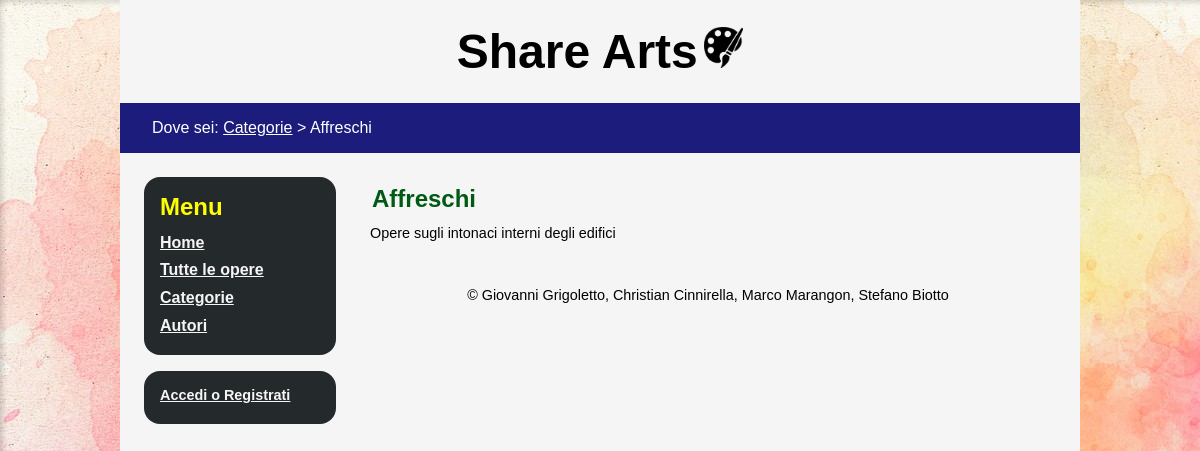
The page /categorie.php?id=5 on the database its author committed.
### tables this page shows
CREATE TABLE categoria (
  id                 INT AUTO_INCREMENT PRIMARY KEY,
  nome_categoria     VARCHAR(200) NOT NULL,
  cat_description    VARCHAR(2000) NOT NULL
  
);

### includes/DB.php (called while the page is built, shortened)
<?php
class DB extends mysqli{
    public function getCategoriaName($id = null)
	{
        $sql = "SELECT nome_categoria, cat_description FROM categoria WHERE id=?";
		$query = $this->prepare($sql);
        $query->bind_param("i", $id);
		$query->execute();
		$result = $query->get_result();
		$cat = $result->fetch_assoc();
		return $cat;
    }
}

### categorie.php (the view, shortened to what this page needs)
<?php
require_once('includes/DB.php');
$db = new DB();
$page_head = file_get_contents('includes/head.html');
$page_body = file_get_contents('includes/body.html');
$page_head = str_replace("<scripts />", "", $page_head);
$login_button = file_get_contents('includes/login_button.html');
$profile_button = file_get_contents('includes/usr_zone_logged.html');
$admin = false;
if (!isset($_GET['id'])) {
    $title = 'Categorie - Share Arts';
    $page_head = str_replace("<titolo />", $title, $page_head);
    $page_head = str_replace("<page_description/>", "Elenco delle categorie di opere presenti nel sito", $page_head);
    $page_head = str_replace("<keywords/>", "arte, opera, selezione, esplorare, categorie", $page_head);
    $page_head = str_replace("<metatitle/>", $title, $page_head);
    $content = file_get_contents('includes/categorie_list.html');
    $counter = 1;
    if(isset($_GET['trova_categoria']) && !empty($_GET['nome']))
    {
            $link = file_get_contents('includes/link.html');
            $link = str_replace("<path />", "categorie.php", $link);
            $link = str_replace("<nome_link />", "Categorie", $link);
            $link = str_replace("<tab />", $counter++, $link);
            $page_body = str_replace("<breadcrumb />", $link . " > Ricerca: " . $_GET['nome'], $page_body);
            $page_body = str_replace("<tab1 />", $counter++, $page_body);
            $page_body = str_replace("<tab2 />", $counter++, $page_body);
            $page_body = str_replace("<tab3 />", $counter++, $page_body);
            $page_body = str_replace("<tab4 />", $counter++, $page_body);
            if(isset($_SESSION['user_id'])) {
                if ($admin) {
                    $admin_button = file_get_contents('includes/usr_zone_admin.html');
                    $admin_button = str_replace("<tab1 />", $counter++, $admin_button);
                    $admin_button = str_replace("<tab2 />", $counter++, $admin_button);
                    $page_body = str_replace("<utente />",  $admin_button, $page_body);
                }
                else {
                    $profile_button = str_replace("<id_aut />", $_SESSION['user_id'], $profile_button);
                    $profile_button = str_replace("<tab1 />", $counter++, $profile_button);
                    $profile_button = str_replace("<tab2 />", $counter++, $profile_button);
                    $page_body = str_replace("<utente />", $profile_button, $page_body);
                }
            }
    else {
    $login_button = str_replace("<tab />", $counter++, $login_button);
    $page_body = str_replace("<utente />",$login_button, $page_body);
    }
    $content = str_replace ("<tab1 />", $counter++, $content);
    $content = str_replace ("<tab2 />", $counter++, $content);
            $categorie = $db->getListaCategorieS($_GET['nome']);
            $lista_categorie = '';
            if($categorie != null) {
                foreach($categorie as $categoria){
                    $cat = file_get_contents('includes/categorie_list_element.html');
                    $cat = str_replace("<categoria_element />", $categoria['nome_categoria'], $cat);
                    $cat = str_replace("<id_cat />", $categoria['id'], $cat);
                    $cat = str_replace("<tab />", $counter, $cat);
                    $lista_categorie .= $cat;
                    $counter++;
                }
            }
            else {
                $no_result = file_get_contents('includes/ricerca_categorie_no_results.html');
                $no_result = str_replace("<tab_nores />", $counter++, $no_result);
                $content = str_replace("<categorie />", "<li/>", $content);
                $content.= $no_result;
            }
        $content = str_replace("<categorie />", empty($lista_categorie)?"<li/>":$lista_categorie, $content);
        $content = str_replace("<cercato/>", " risultati per " . htmlentities($_GET['nome']), $content);
    }
    else
    {
    $page_body = str_replace('<li><a href="categorie.php" tabindex="<tab3 />">Categorie</a></li>', '<li>Categorie</li>', $page_body);
    $page_body = str_replace("<breadcrumb />", "Categorie", $page_body);
    $page_body = str_replace("<tab1 />", $counter++, $page_body);
    $page_body = str_replace("<tab2 />", $counter++, $page_body);
    $page_body = str_replace("<tab4 />", $counter++, $page_body);
    if(isset($_SESSION['user_id'])) {
        if ($admin) {
            $admin_button = file_get_contents('includes/usr_zone_admin.html');
            $admin_button = str_replace("<tab1 />", $counter++, $admin_button);
            $admin_button = str_replace("<tab2 />", $counter++, $admin_button);
            $page_body = str_replace("<utente />",  $admin_button, $page_body);
        }
        else {
            $profile_button = str_replace("<id_aut />", $_SESSION['user_id'], $profile_button);
            $profile_button = str_replace("<tab1 />", $counter++, $profile_button);
            $profile_button = str_replace("<tab2 />", $counter++, $profile_button);
            $page_body = str_replace("<utente />", $profile_button, $page_body);
        }
    }
    else {
    $login_button = str_replace("<tab />", $counter++, $login_button);
    $page_body = str_replace("<utente />",$login_button, $page_body);
    }
    $content = str_replace ("<tab1 />", $counter++, $content);
    $content = str_replace ("<tab2 />", $counter++, $content);
            $categorie = $db->getListaCategorie();
            $lista_categorie = '';
            if($categorie != null) {
                foreach($categorie as $categoria){
                    $cat = file_get_contents('includes/categorie_list_element.html');
                    $cat = str_replace("<categoria_element />", $categoria['nome_categoria'], $cat);
                    $cat = str_replace("<id_cat />", $categoria['id'], $cat);
                    $cat = str_replace("<tab />", $counter, $cat);
                    $lista_categorie .= $cat;
                    $counter++;
                     }
         }
         $content = str_replace("<categorie />", empty($lista_categorie)?"<li/>":$lista_categorie, $content);
        $content = str_replace("<cercato/>", "", $content);
    }
}
else {
    $content = file_get_contents('includes/opere_list.html');
    $content = str_replace("<cerca_opere />", "", $content);
    $link = file_get_contents('includes/link.html');
    $link = str_replace("<path />", "categorie.php", $link);
    $link = str_replace("<nome_link />", "Categorie", $link);
    $link = str_replace("<tab />", "1", $link);
    $nome_categoria = $db->getCategoriaName($_GET['id']);
    $content = str_replace("<section_description />", $nome_categoria['cat_description'], $content);
    $title = $nome_categoria['nome_categoria'] . " - Share Arts";
    $page_head = str_replace("<titolo />", $title, $page_head);
    $page_head = str_replace("<page_description/>", "Panoramica delle opere appartenenti alla categoria " . $nome_categoria['nome_categoria'], $page_head);
    $page_head = str_replace("<keywords/>", "arte, opera, panoramica, esplorare, categoria, " . $nome_categoria['nome_categoria'] . ", immagine", $page_head);
    $page_head = str_replace("<metatitle/>", $title, $page_head);
    $page_body = str_replace("<breadcrumb />", $link . " > " . $nome_categoria['nome_categoria'], $page_body);
    $content = str_replace("<section_name />", $nome_categoria['nome_categoria'], $content);
    $page_body = str_replace("<tab1 />", "2", $page_body);
    $page_body = str_replace("<tab2 />", "3", $page_body);
    $page_body = str_replace("<tab3 />", "4", $page_body);
    $page_body = str_replace("<tab4 />", "5", $page_body);
    if(isset($_SESSION['user_id'])) {
        if ($admin) {
            $admin_button = file_get_contents('includes/usr_zone_admin.html');
            $admin_button = str_replace("<tab1 />", "6", $admin_button);
            $admin_button = str_replace("<tab2 />", "7", $admin_button);
            $page_body = str_replace("<utente />",  $admin_button, $page_body);
            $counter = 8+2;
        }
        else {
            $profile_button = str_replace("<id_aut />", $_SESSION['user_id'], $profile_button);
            $profile_button = str_replace("<tab1 />", "6", $profile_button);
            $profile_button = str_replace("<tab2 />", "7", $profile_button);
            $page_body = str_replace("<utente />", $profile_button, $page_body);
            $counter = 8+2;
        }
    }
    else {
    $login_button = str_replace("<tab />", "6", $login_button);
    $page_body = str_replace("<utente />",$login_button, $page_body);
    }
}
$page_body = str_replace('<content />', $content, $page_body);
echo $page_head  . $page_body  ;
?>

### css/desktop.css (style rules this page uses)
* { padding: 0; border: 0; margin: 0; font-family: Verdana, Geneva, sans-serif; }
html { background-image: url("../img/background.jpg"); }
body { background-color: #f5f5f5; margin: 0 10%; min-height: 100vh; height: auto; }
#titolone { padding: 1em; font-size: 1.5em; text-align: center; }
#titolone h1 { display: inline-block; }
#titolone img { height: 1.7em; }
#breadcrumb { background-color: rgb(28, 28, 124); color: white; padding: 1em; padding-left: 2em; }
#breadcrumb a:link { color: white; }
#contenuto { margin: 2em; margin-left: 15em; }
.titolo_sezione { font-size: 1.5em; font-weight: bold; color: rgb(1, 90, 20); padding: 0 0 0.5em 0.5em; }
#desc { font-size: 0.9em; margin: 0 0.7em; }
.box { margin: 0.5em; padding: 1em; background-color: rgb(36, 42, 44); font-weight: bold; color: yellow; border-radius: 1em; }
#usr_zone { margin-top: 1em; }
#navigator { float: left; padding: 1em 0 0 1em; width: 13em; }
#navigator a:link { color: whitesmoke; }
#menubox ul { list-style-type: none; padding-top: 0.5em; }
#menubox li { padding: 0.3em 0; }
#usr_zone a { color: white; }
#loggati { font-size: 0.9em; }
#usr_zone ul { list-style-type: none; }
#usr_zone li { padding-bottom: 0.3em; }
#footer { text-align: center; padding: 1em; margin-bottom: 0; font-size: 0.9em; margin-left: 15em; }

### css/mobile.css (style rules this page uses)
html { background-image: none; }
body { background-color: #fafafa; margin: 0; }
#titolone { padding: 1em; font-size: 1em; text-align: center; }
#breadcrumb { padding: 0.6em; font-size: 0.8em; }
#navigator { float: none; text-align: center; padding: 0; width: auto; }
#contenuto { margin: 1em; text-align: center; }
.titolo_sezione { font-size: 1.5em; padding: 0 0 1em 0; }
#footer { margin-left: 0; }

### css/print.css (style rules this page uses)
* { padding: 0; border: 0; margin: 0; font-family:Georgia, 'Times New Roman', Times, serif; }
html { background-image: none; }
body { background-color: #fafafa; margin: 0; min-height: 100vh; height: auto; }
#titolone { padding: 1em; font-size: 0.8em; text-align: center; }
#titolone h1 { display: inline-block; }
#titolone img { height: 1em; }
#breadcrumb { display: none; }
#contenuto { margin: 2em; }
.box { margin: 1em; padding: 1em; background-color: rgb(0, 110, 0); font-weight: bold; color: rgb(231, 255, 94); border-radius: 1em; }
#usr_zone { margin-top: 1em; }
#navigator { display: none; }
#menubox a { color: whitesmoke; }
#menubox ul { list-style-type: none; padding-top: 0.5em; }
#menubox li { padding: 0.3em 0; }
.titolo_sezione { font-size: 1.5em; font-weight: bold; color: rgb(138, 0, 138); padding: 0 0 1em 0.5em; }
p a { color: black; }
#footer { display: none; }

### rows shown on the page
categoria: nome_categoria "Share Arts Dove sei: > Affreschi Menu Home Tutte le opere Categorie Autori Affreschi Opere sugli intonaci interni degli edifici © Giovanni Grigoletto, Christian Cinnirella, Marco Marangon, Stefano Biotto", nome_categoria (picture)

### other values the page prints
str_replace("<path />", "categorie.php", $link) "Categorie"
str_replace("<tab />", "6", $login_button) "Accedi o Registrati"
